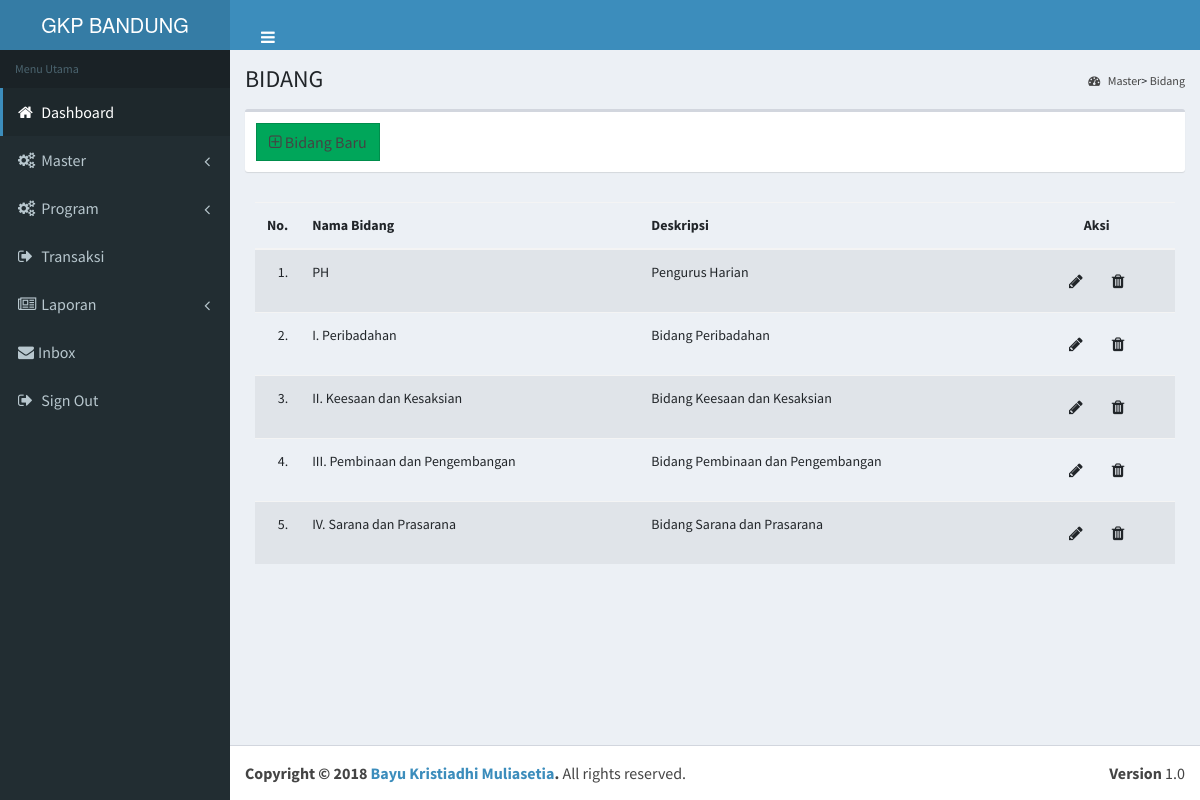
The app's page /main/bidang.php (signed in) with its own data.
### tables this page shows
CREATE TABLE `tbl_bidang` (
  `bid_id` int(2) NOT NULL,
  `bid_nama` varchar(50) NOT NULL,
  `bid_desc` varchar(100) NOT NULL
);

### control/bid_functions.php (the view, shortened to what this page needs)
<?
function DisplayBid()
{
    global $conn;
    ?>
    <table id="bidtab" class="table table-condensed table-striped" style="font-size:14px;" width="60%" cellspacing="0" cellpadding="0">
      <thead>
          <tr align="Left">
              <th width="10">No.</th>
              <th>Nama Bidang</th>
              <th>Deskripsi</th>
              <th style="text-align:center;">Aksi</th>
          </tr>
      </thead>
      <tbody>
    <?
      $getBidang = "SELECT * FROM tbl_bidang ORDER BY bid_id";
      $execBid = mysqli_query($conn,$getBidang);
      $i=0;
      while($row=mysqli_fetch_array($execBid,MYSQLI_ASSOC))
      {
          $i++;
          $bidId = $row['bid_id'];
          ?>
              <tr>
                  <td align="right"><? echo $i;?>.</td>
                  <td><? echo $row['bid_nama'];?></td>
                  <td><? echo $row['bid_desc'];?></td>
                  <td align="center">
                      <a class="btn" data-toggle="modal" data-target="#editBid<? echo $bidId;?>"><span class="fa fa-pencil"></span></a>
                      <a class="btn" data-toggle="modal" data-target="#delBid<? echo $bidId;?>"><span class="fa fa-trash"></span></a>
                  </td>
              </tr>
          <?
      }
    ?>
      </tbody>
   </table>
  <?
}
    ?>

### records on screen
tbl_bidang: bid_nama "PH", bid_desc "Pengurus Harian"
tbl_bidang: bid_nama "I. Peribadahan", bid_desc "Bidang Peribadahan"
tbl_bidang: bid_nama "II. Keesaan dan Kesaksian", bid_desc "Bidang Keesaan dan Kesaksian"
tbl_bidang: bid_nama "III. Pembinaan dan Pengembangan", bid_desc "Bidang Pembinaan dan Pengembangan"
tbl_bidang: bid_nama "IV. Sarana dan Prasarana", bid_desc "Bidang Sarana dan Prasarana"
